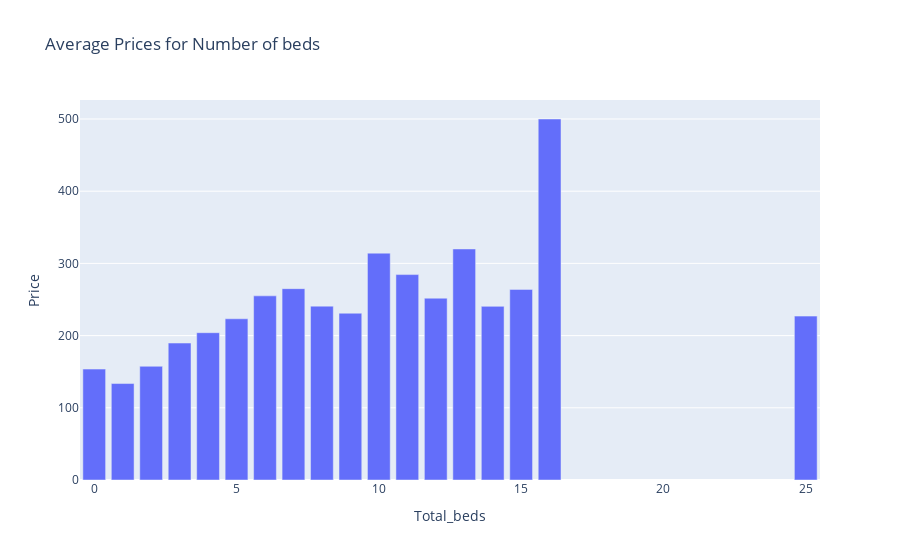

This figure's notebook cell:
### Code cell
fig = px.bar(df5,x=df5["Total_beds"],y=df5["Price"],title="Average Prices for Number of beds")
fig.show()

### Figure 1 — Plotly figure (JSON) as saved in the notebook; plotly's stock layout.template omitted (floating-point values rounded to 4 significant figures)
{"data": [{"alignmentgroup": "True", "hovertemplate": "Total_beds=%{x}<br>Price=%{y}<extra></extra>", "legendgroup": "", "marker": {"color": "#636efa", "pattern": {"shape": ""}}, "name": "", "offsetgroup": "", "orientation": "v", "showlegend": false, "textposition": "auto", "type": "bar", "x": [0, 1, 2, 3, 4, 5, 6, 7, 8, 9, 10, 11, 12, 13, 14, 15, 16, 25], "xaxis": "x", "y": [153.6, 133.6, 157.5, 189.7, 204.0, 223.3, 255.0, 265, 240.8, 231, 314.2, 284.5, 251.8, 320, 240.5, 264, 500, 227], "yaxis": "y"}], "layout": {"barmode": "relative", "legend": {"tracegroupgap": 0}, "title": {"text": "Average Prices for Number of beds"}, "xaxis": {"anchor": "y", "domain": [0, 1], "title": {"text": "Total_beds"}}, "yaxis": {"anchor": "x", "domain": [0, 1], "title": {"text": "Price"}}}}
